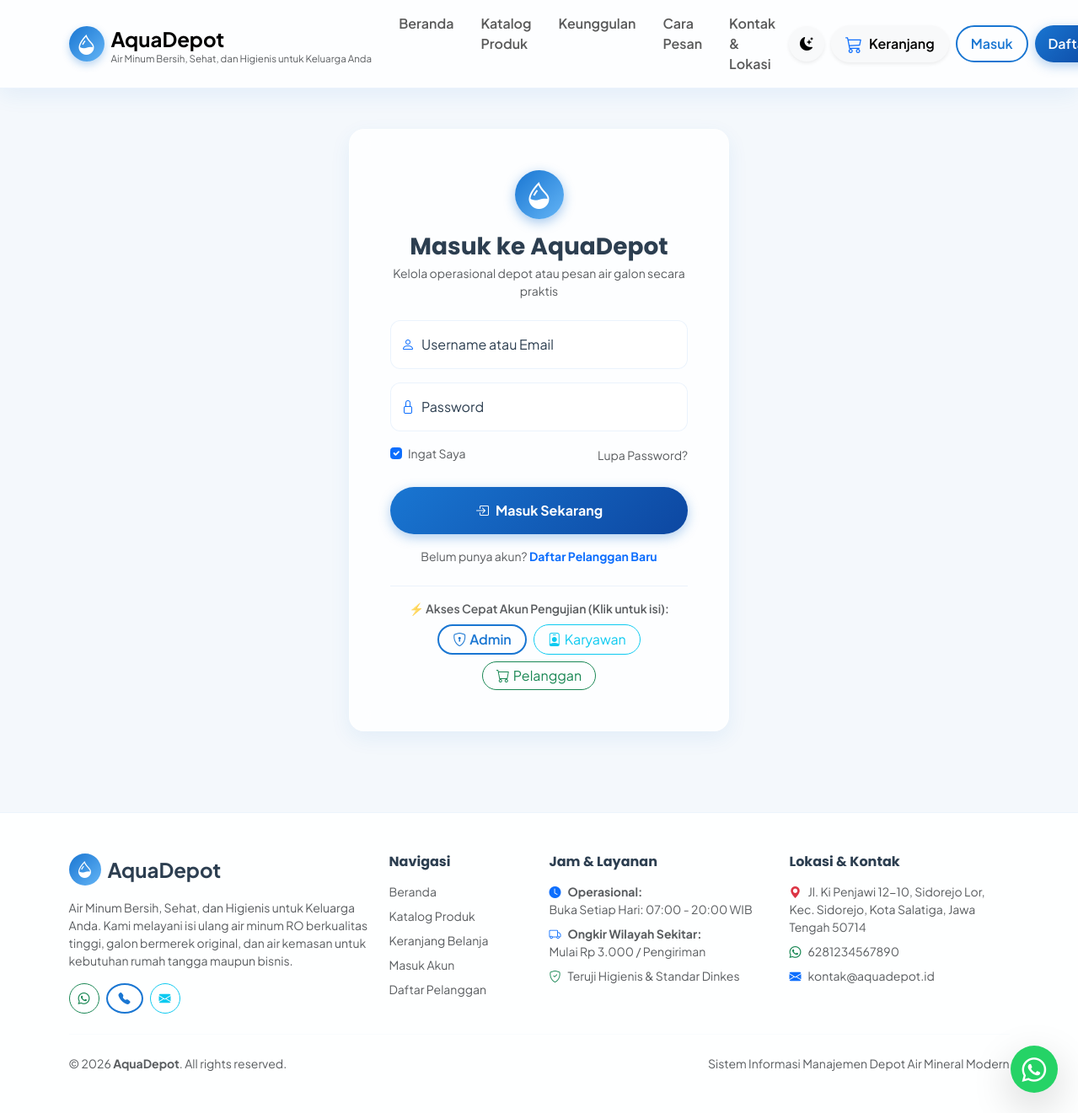
The app's page /auth/login.php with its own data.
### tables this page shows
CREATE TABLE `pengaturan` (
  `id` INT AUTO_INCREMENT PRIMARY KEY,
  `nama_depot` VARCHAR(100) NOT NULL DEFAULT 'AquaDepot',
  `slogan` VARCHAR(255) DEFAULT 'Air Minum Bersih, Sehat, dan Higienis untuk Keluarga Anda',
  `alamat` TEXT NOT NULL,
  `no_telepon` VARCHAR(20) DEFAULT '081234567890',
  `no_whatsapp` VARCHAR(20) DEFAULT '6281234567890',
  `email` VARCHAR(100) DEFAULT 'info@aquadepot.id',
  `jam_operasional` VARCHAR(100) DEFAULT 'Senin - Minggu: 07.00 - 20.00 WIB',
  `ongkos_kirim_default` DECIMAL(12,2) DEFAULT 3000.00,
  `rekening_bank` TEXT DEFAULT 'Bank BCA: 123-456-7890 a.n. AquaDepot\nBank Mandiri: 987-654-3210 a.n. AquaDepot',
  `maps_embed` TEXT DEFAULT '<iframe src=\"https://maps.google.com/maps?q=Jl.+Ki+Penjawi+12-10,+Sidorejo+Lor,+Kec.+Sidorejo,+Kota+Salatiga,+Jawa+Tengah+50714&t=&z=15&ie=UTF8&iwloc=&output=embed\" width=\"100%\" height=\"350\" style=\"border:0;\" allowfullscreen=\"\" loading=\"lazy\"></iframe>',
  `logo` VARCHAR(255) DEFAULT 'logo.png',
  `updated_at` DATETIME DEFAULT CURRENT_TIMESTAMP ON UPDATE CURRENT_TIMESTAMP
);

### includes/header.php (shortened to what the rows shown need)
<?php
require_once __DIR__ . '/../config/config.php';
$pengaturan = get_pengaturan();
?>
<!DOCTYPE html>
<html lang="id" data-bs-theme="light">
<head>
    <link href="https://cdn.jsdelivr.net/npm/bootstrap@5.3.3/dist/css/bootstrap.min.css" rel="stylesheet">
    <link rel="stylesheet" href="https://cdn.jsdelivr.net/npm/bootstrap-icons@1.11.3/font/bootstrap-icons.min.css">
    <link href="https://unpkg.com/aos@2.3.1/dist/aos.css" rel="stylesheet">
    <link rel="stylesheet" href="https://cdn.jsdelivr.net/npm/sweetalert2@11/dist/sweetalert2.min.css">
    <link rel="stylesheet" href="<?= asset('css/style.css') ?>">
</head>
<body data-base-url="<?= base_url() ?>">
<nav class="navbar navbar-expand-lg sticky-top glass-card border-0 rounded-0" style="background: var(--glass-bg); backdrop-filter: blur(14px); z-index: 1040; border-bottom: 1px solid var(--card-border) !important;">
    <div class="container">
        <a class="navbar-brand d-flex align-items-center gap-2" href="<?= url('index.php') ?>">
            <div>
                <span class="fw-bold fs-4 text-gradient"><?= htmlspecialchars($pengaturan['nama_depot']) ?></span>
                <small class="d-none d-sm-block text-muted" style="font-size: 0.72rem; line-height: 1;"><?= htmlspecialchars($pengaturan['slogan']) ?></small>
            </div>
        </a>
    </div>
</nav>

### includes/footer.php (shortened to what the rows shown need)
<?php
$pengaturan = get_pengaturan();
$waNumber = preg_replace('/[^0-9]/', '', $pengaturan['no_whatsapp'] ?? '6281234567890');
$waMessage = urlencode("Halo " . ($pengaturan['nama_depot'] ?? 'AquaDepot') . ", saya ingin pesan air mineral galon.");
?>
<footer class="mt-5 border-top py-5" style="background: var(--card-bg); border-color: var(--card-border) !important;">
    <div class="container">
        <div class="row g-4">
            <div class="col-lg-4 col-md-6">
                <div class="d-flex align-items-center gap-2 mb-3">
                    <div class="rounded-circle d-flex align-items-center justify-content-center text-white" style="width: 38px; height: 38px; background: linear-gradient(135deg, #1976D2, #64B5F6);">
                        <i class="bi bi-droplet-half fs-5"></i>
                    </div>
                    <span class="fw-bold fs-4"><?= htmlspecialchars($pengaturan['nama_depot']) ?></span>
                </div>
                <p class="text-muted small mb-3">
                    <?= htmlspecialchars($pengaturan['slogan']) ?>. Kami melayani isi ulang air minum RO berkualitas tinggi, galon bermerek original, dan air kemasan untuk kebutuhan rumah tangga maupun bisnis.
                </p>
                <div class="d-flex gap-2">
                    <a href="https://wa.me/<?= $waNumber ?>?text=<?= $waMessage ?>" target="_blank" class="btn btn-sm btn-outline-success rounded-circle" style="width: 36px; height: 36px; display: flex; align-items: center; justify-content: center;">
                    </a>
                    <a href="tel:<?= htmlspecialchars($pengaturan['no_telepon']) ?>" class="btn btn-sm btn-outline-primary rounded-circle" style="width: 36px; height: 36px; display: flex; align-items: center; justify-content: center;">
                    </a>
                    <a href="mailto:<?= htmlspecialchars($pengaturan['email']) ?>" class="btn btn-sm btn-outline-info rounded-circle" style="width: 36px; height: 36px; display: flex; align-items: center; justify-content: center;">
                    </a>
                </div>
            </div>
            <div class="col-lg-3 col-md-6">
                <h6 class="fw-bold mb-3">Jam & Layanan</h6>
                <p class="text-muted small mb-2">
                    <i class="bi bi-clock-fill text-primary me-2"></i><strong>Operasional:</strong><br>
                    <?= htmlspecialchars($pengaturan['jam_operasional']) ?>
                </p>
                <p class="text-muted small mb-2">
                    <i class="bi bi-truck text-primary me-2"></i><strong>Ongkir Wilayah Sekitar:</strong><br>
                    Mulai <?= format_rupiah($pengaturan['ongkos_kirim_default'] ?? 3000) ?> / Pengiriman
                </p>
                <p class="text-muted small mb-0">
                    <i class="bi bi-shield-check text-success me-2"></i>Teruji Higienis & Standar Dinkes
                </p>
            </div>
            <div class="col-lg-3 col-md-6">
                <h6 class="fw-bold mb-3">Lokasi & Kontak</h6>
                <p class="text-muted small mb-2">
                    <i class="bi bi-geo-alt-fill text-danger me-2"></i><?= nl2br(htmlspecialchars($pengaturan['alamat'])) ?>
                </p>
                <p class="text-muted small mb-2">
                    <i class="bi bi-whatsapp text-success me-2"></i><?= htmlspecialchars($pengaturan['no_whatsapp']) ?>
                </p>
                <p class="text-muted small mb-0">
                    <i class="bi bi-envelope-fill text-primary me-2"></i><?= htmlspecialchars($pengaturan['email']) ?>
                </p>
            </div>
        </div>
        <div class="row align-items-center">
            <div class="col-md-6 text-center text-md-start small text-muted">
                &copy; <?= date('Y') ?> <strong><?= htmlspecialchars($pengaturan['nama_depot']) ?></strong>. All rights reserved.
            </div>
        </div>
    </div>
</footer>
</body>
</html>

### records on screen
pengaturan: nama_depot "AquaDepot", slogan "Air Minum Bersih, Sehat, dan Higienis untuk Keluarga Anda", jam_operasional "Buka Setiap Hari: 07:00 - 20:00 WIB", ongkos_kirim_default "Rp 3.000", alamat "Jl. Ki Penjawi 12-10, Sidorejo Lor, Kec. Sidorejo, Kota Salatiga, Jawa Tengah 50714", no_whatsapp "6281234567890", email "kontak@aquadepot.id"
